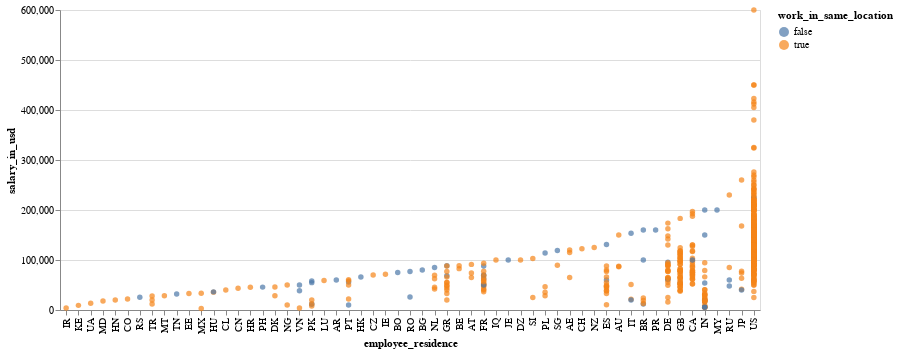

Notebook source saved alongside this figure:
### Code cell
alt.Chart(data).mark_circle().encode(
    y=alt.Y(field="salary_in_usd", type="quantitative"),
    x=alt.X(field="employee_residence", type="nominal", sort=alt.EncodingSortField(field="salary_in_usd", op="max")),
    color="work_in_same_location",
    tooltip=["job_title", "company_location", "company_size", "salary_in_usd"]
).properties(width=700)

### Figure 1 — Vega-Lite specification as saved in the notebook (floating-point values rounded to 4 significant figures; data arrays with more than 128 entries replaced by an {"elided": "..."} marker saying what was removed)
{"config": {"view": {"continuousWidth": 400, "continuousHeight": 300}}, "data": {"name": "data-7b01efbd37105cee97127e8ff03b6f4a"}, "mark": "circle", "encoding": {"color": {"type": "nominal", "field": "work_in_same_location"}, "tooltip": [{"type": "nominal", "field": "job_title"}, {"type": "nominal", "field": "company_location"}, {"type": "nominal", "field": "company_size"}, {"type": "quantitative", "field": "salary_in_usd"}], "x": {"type": "nominal", "field": "employee_residence", "sort": {"field": "salary_in_usd", "op": "max"}}, "y": {"type": "quantitative", "field": "salary_in_usd"}}, "width": 700, "$schema": "https://vega.github.io/schema/vega-lite/v4.8.1.json", "datasets": {"data-7b01efbd37105cee97127e8ff03b6f4a": {"elided": "607 records"}}}
